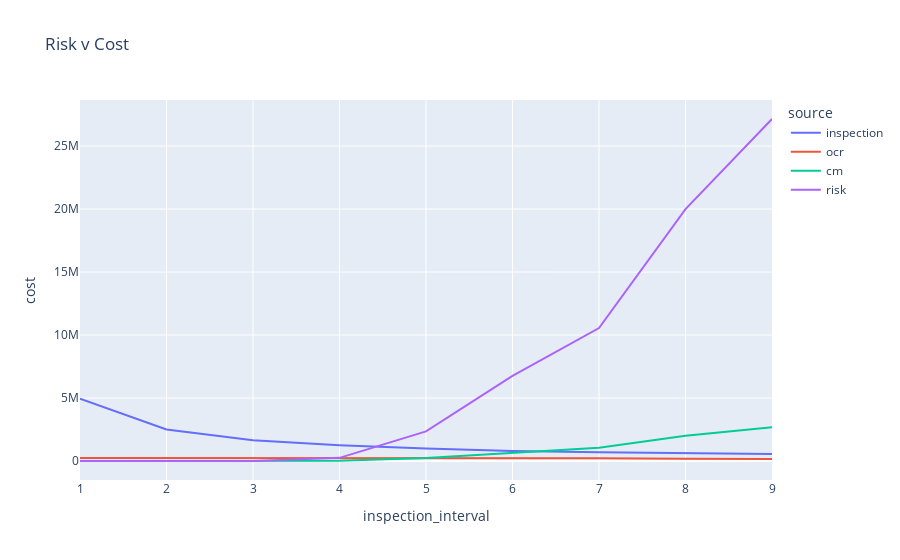

Notebook code cell kept with this figure:
### Code cell
df_plot = pd.DataFrame(cost).T

df_plot = pd.melt(df_plot, id_vars=['inspection_interval'], var_name = 'source', value_name = 'cost')

fig = px.line(df_plot, x="inspection_interval", y="cost", color='source', title='Risk v Cost')
fig.show()

### Figure 1 — Plotly figure (JSON) as saved in the notebook; plotly's stock layout.template omitted (floating-point values rounded to 4 significant figures)
{"data": [{"hovertemplate": "source=inspection<br>inspection_interval=%{x}<br>cost=%{y}<extra></extra>", "legendgroup": "inspection", "line": {"color": "#636efa", "dash": "solid"}, "mode": "lines", "name": "inspection", "orientation": "v", "showlegend": true, "type": "scatter", "x": [1, 2, 3, 4, 5, 6, 7, 8, 9], "xaxis": "x", "y": [4950000, 2498200, 1650000, 1250000, 999850, 800000, 700000, 600000, 550000], "yaxis": "y"}, {"hovertemplate": "source=ocr<br>inspection_interval=%{x}<br>cost=%{y}<extra></extra>", "legendgroup": "ocr", "line": {"color": "#EF553B", "dash": "solid"}, "mode": "lines", "name": "ocr", "orientation": "v", "showlegend": true, "type": "scatter", "x": [1, 2, 3, 4, 5, 6, 7, 8, 9], "xaxis": "x", "y": [247900, 248500, 247200, 240000, 234900, 225000, 210000, 186700, 168100], "yaxis": "y"}, {"hovertemplate": "source=cm<br>inspection_interval=%{x}<br>cost=%{y}<extra></extra>", "legendgroup": "cm", "line": {"color": "#00cc96", "dash": "solid"}, "mode": "lines", "name": "cm", "orientation": "v", "showlegend": true, "type": "scatter", "x": [1, 2, 3, 4, 5, 6, 7, 8, 9], "xaxis": "x", "y": [0, 0, 0, 25000, 235000, 675000, 1055000, 2000000, 2685000], "yaxis": "y"}, {"hovertemplate": "source=risk<br>inspection_interval=%{x}<br>cost=%{y}<extra></extra>", "legendgroup": "risk", "line": {"color": "#ab63fa", "dash": "solid"}, "mode": "lines", "name": "risk", "orientation": "v", "showlegend": true, "type": "scatter", "x": [1, 2, 3, 4, 5, 6, 7, 8, 9], "xaxis": "x", "y": [0, 0, 0, 250000, 2350000, 6750000, 10550000, 20000000, 27150000], "yaxis": "y"}], "layout": {"legend": {"title": {"text": "source"}, "tracegroupgap": 0}, "title": {"text": "Risk v Cost"}, "xaxis": {"anchor": "y", "domain": [0, 1], "title": {"text": "inspection_interval"}}, "yaxis": {"anchor": "x", "domain": [0, 1], "title": {"text": "cost"}}}}
